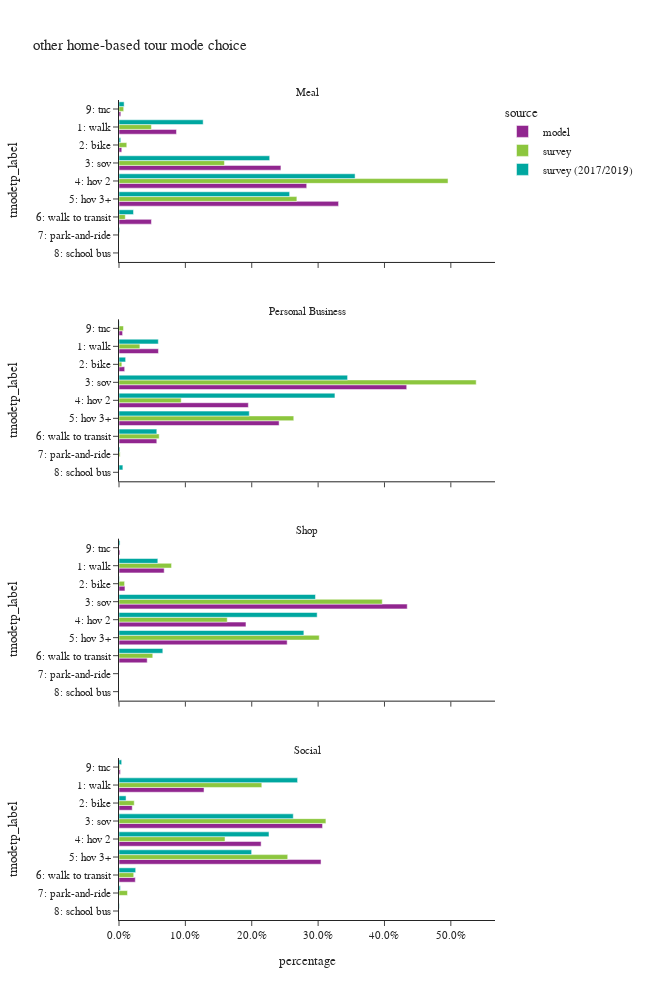

The notebook cell this image was saved under:
### Code cell
df_plot = hb_tour.groupby(['source','pdpurp_label','tmodetp_label'])['toexpfac'].sum().reset_index()
df_plot['percentage'] = df_plot.groupby(['source','pdpurp_label'], group_keys=False)['toexpfac']. \
    apply(lambda x: x / float(x.sum()))

df_plot_ct = hb_tour.groupby(['source','pdpurp_label','tmodetp_label'])['toexpfac'].count().reset_index(). \
    rename(columns={'toexpfac':'sample count'})
df_plot = df_plot.merge(df_plot_ct, on=['source','pdpurp_label','tmodetp_label'])

fig = px.bar(df_plot.sort_values(['tmodetp_label']),
             x="percentage", y="tmodetp_label", color="source",barmode="group",
             facet_col='pdpurp_label', facet_col_wrap=1, orientation='h',
             hover_data=['sample count'],
             category_orders={"tmodetp_label":["1: walk","2: bike","3: sov","4: hov 2","5: hov 3+","6: walk to transit",
                                               "7: park-and-ride","8: school bus","9: other–survey only"]},
             title="other home-based tour mode choice")
fig.update_layout(height=1000, width=650)
fig.for_each_annotation(lambda a: a.update(text = a.text.split("=")[-1]))
fig.for_each_xaxis(lambda a: a.update(tickformat = ".1%"))
fig.show()

### Figure 1 — Plotly figure (JSON) as saved in the notebook; plotly's stock layout.template omitted (floating-point values rounded to 4 significant figures)
{"data": [{"alignmentgroup": "True", "customdata": [[31705], [1528], [89326], [103546], [121111], [17893], [992]], "hovertemplate": "source=model<br>pdpurp_label=Meal<br>percentage=%{x}<br>tmodetp_label=%{y}<br>sample count=%{customdata[0]}<extra></extra>", "legendgroup": "model", "marker": {"color": "#91268F", "pattern": {"shape": ""}}, "name": "model", "offsetgroup": "model", "orientation": "h", "showlegend": true, "textposition": "auto", "type": "bar", "x": [0.0866, 0.004174, 0.244, 0.2828, 0.3308, 0.04887, 0.00271], "xaxis": "x4", "y": ["1: walk", "2: bike", "3: sov", "4: hov 2", "5: hov 3+", "6: walk to transit", "9: tnc"], "yaxis": "y4"}, {"alignmentgroup": "True", "customdata": [[20654], [2973], [150614], [67712], [83814], [19787], [1883]], "hovertemplate": "source=model<br>pdpurp_label=Personal Business<br>percentage=%{x}<br>tmodetp_label=%{y}<br>sample count=%{customdata[0]}<extra></extra>", "legendgroup": "model", "marker": {"color": "#91268F", "pattern": {"shape": ""}}, "name": "model", "offsetgroup": "model", "orientation": "h", "showlegend": false, "textposition": "auto", "type": "bar", "x": [0.05945, 0.008557, 0.4335, 0.1949, 0.2412, 0.05695, 0.00542], "xaxis": "x3", "y": ["1: walk", "2: bike", "3: sov", "4: hov 2", "5: hov 3+", "6: walk to transit", "9: tnc"], "yaxis": "y3"}, {"alignmentgroup": "True", "customdata": [[44247], [5816], [282277], [124346], [164701], [27616], [990]], "hovertemplate": "source=model<br>pdpurp_label=Shop<br>percentage=%{x}<br>tmodetp_label=%{y}<br>sample count=%{customdata[0]}<extra></extra>", "legendgroup": "model", "marker": {"color": "#91268F", "pattern": {"shape": ""}}, "name": "model", "offsetgroup": "model", "orientation": "h", "showlegend": false, "textposition": "auto", "type": "bar", "x": [0.06807, 0.008948, 0.4343, 0.1913, 0.2534, 0.04249, 0.001523], "xaxis": "x2", "y": ["1: walk", "2: bike", "3: sov", "4: hov 2", "5: hov 3+", "6: walk to transit", "9: tnc"], "yaxis": "y2"}, {"alignmentgroup": "True", "customdata": [[177520], [27648], [424986], [296752], [421843], [34059], [2884]], "hovertemplate": "source=model<br>pdpurp_label=Social<br>percentage=%{x}<br>tmodetp_label=%{y}<br>sample count=%{customdata[0]}<extra></extra>", "legendgroup": "model", "marker": {"color": "#91268F", "pattern": {"shape": ""}}, "name": "model", "offsetgroup": "model", "orientation": "h", "showlegend": false, "textposition": "auto", "type": "bar", "x": [0.1281, 0.01995, 0.3067, 0.2142, 0.3044, 0.02458, 0.002081], "xaxis": "x", "y": ["1: walk", "2: bike", "3: sov", "4: hov 2", "5: hov 3+", "6: walk to transit", "9: tnc"], "yaxis": "y"}, {"alignmentgroup": "True", "customdata": [[200], [25], [201], [204], [87], [43], [3], [3]], "hovertemplate": "source=survey<br>pdpurp_label=Meal<br>percentage=%{x}<br>tmodetp_label=%{y}<br>sample count=%{customdata[0]}<extra></extra>", "legendgroup": "survey", "marker": {"color": "#8CC63E", "pattern": {"shape": ""}}, "name": "survey", "offsetgroup": "survey", "orientation": "h", "showlegend": true, "textposition": "auto", "type": "bar", "x": [0.04882, 0.01173, 0.1589, 0.4958, 0.268, 0.009482, 0.0002709, 0.00707], "xaxis": "x4", "y": ["1: walk", "2: bike", "3: sov", "4: hov 2", "5: hov 3+", "6: walk to transit", "7: park-and-ride", "9: tnc"], "yaxis": "y4"}, {"alignmentgroup": "True", "customdata": [[74], [10], [355], [161], [52], [78], [5], [9]], "hovertemplate": "source=survey<br>pdpurp_label=Personal Business<br>percentage=%{x}<br>tmodetp_label=%{y}<br>sample count=%{customdata[0]}<extra></extra>", "legendgroup": "survey", "marker": {"color": "#8CC63E", "pattern": {"shape": ""}}, "name": "survey", "offsetgroup": "survey", "orientation": "h", "showlegend": false, "textposition": "auto", "type": "bar", "x": [0.03148, 0.004293, 0.5382, 0.09371, 0.2633, 0.06055, 0.0017, 0.006736], "xaxis": "x3", "y": ["1: walk", "2: bike", "3: sov", "4: hov 2", "5: hov 3+", "6: walk to transit", "7: park-and-ride", "9: tnc"], "yaxis": "y3"}, {"alignmentgroup": "True", "customdata": [[289], [27], [573], [302], [118], [74], [2]], "hovertemplate": "source=survey<br>pdpurp_label=Shop<br>percentage=%{x}<br>tmodetp_label=%{y}<br>sample count=%{customdata[0]}<extra></extra>", "legendgroup": "survey", "marker": {"color": "#8CC63E", "pattern": {"shape": ""}}, "name": "survey", "offsetgroup": "survey", "orientation": "h", "showlegend": false, "textposition": "auto", "type": "bar", "x": [0.07919, 0.008409, 0.3967, 0.1631, 0.3017, 0.05086, 5.015e-05], "xaxis": "x2", "y": ["1: walk", "2: bike", "3: sov", "4: hov 2", "5: hov 3+", "6: walk to transit", "8: school bus"], "yaxis": "y2"}, {"alignmentgroup": "True", "customdata": [[1048], [109], [827], [501], [344], [112], [15], [13]], "hovertemplate": "source=survey<br>pdpurp_label=Social<br>percentage=%{x}<br>tmodetp_label=%{y}<br>sample count=%{customdata[0]}<extra></extra>", "legendgroup": "survey", "marker": {"color": "#8CC63E", "pattern": {"shape": ""}}, "name": "survey", "offsetgroup": "survey", "orientation": "h", "showlegend": false, "textposition": "auto", "type": "bar", "x": [0.2152, 0.02296, 0.3118, 0.1597, 0.2542, 0.02218, 0.01278, 0.001186], "xaxis": "x", "y": ["1: walk", "2: bike", "3: sov", "4: hov 2", "5: hov 3+", "6: walk to transit", "7: park-and-ride", "9: tnc"], "yaxis": "y"}, {"alignmentgroup": "True", "customdata": [[433], [15], [290], [368], [230], [121], [7], [44]], "hovertemplate": "source=survey (2017/2019)<br>pdpurp_label=Meal<br>percentage=%{x}<br>tmodetp_label=%{y}<br>sample count=%{customdata[0]}<extra></extra>", "legendgroup": "survey (2017/2019)", "marker": {"color": "#00A7A0", "pattern": {"shape": ""}}, "name": "survey (2017/2019)", "offsetgroup": "survey (2017/2019)", "orientation": "h", "showlegend": true, "textposition": "auto", "type": "bar", "x": [0.1268, 0.002655, 0.2271, 0.3557, 0.2571, 0.02187, 0.001062, 0.007723], "xaxis": "x4", "y": ["1: walk", "2: bike", "3: sov", "4: hov 2", "5: hov 3+", "6: walk to transit", "7: park-and-ride", "9: tnc"], "yaxis": "y4"}, {"alignmentgroup": "True", "customdata": [[396], [19], [913], [606], [376], [268], [9], [22], [25]], "hovertemplate": "source=survey (2017/2019)<br>pdpurp_label=Personal Business<br>percentage=%{x}<br>tmodetp_label=%{y}<br>sample count=%{customdata[0]}<extra></extra>", "legendgroup": "survey (2017/2019)", "marker": {"color": "#00A7A0", "pattern": {"shape": ""}}, "name": "survey (2017/2019)", "offsetgroup": "survey (2017/2019)", "orientation": "h", "showlegend": false, "textposition": "auto", "type": "bar", "x": [0.05924, 0.009989, 0.3444, 0.3254, 0.1963, 0.05695, 0.00143, 0.005816, 0.0004872], "xaxis": "x3", "y": ["1: walk", "2: bike", "3: sov", "4: hov 2", "5: hov 3+", "6: walk to transit", "7: park-and-ride", "8: school bus", "9: tnc"], "yaxis": "y3"}, {"alignmentgroup": "True", "customdata": [[586], [18], [807], [613], [297], [155], [1], [5]], "hovertemplate": "source=survey (2017/2019)<br>pdpurp_label=Shop<br>percentage=%{x}<br>tmodetp_label=%{y}<br>sample count=%{customdata[0]}<extra></extra>", "legendgroup": "survey (2017/2019)", "marker": {"color": "#00A7A0", "pattern": {"shape": ""}}, "name": "survey (2017/2019)", "offsetgroup": "survey (2017/2019)", "orientation": "h", "showlegend": false, "textposition": "auto", "type": "bar", "x": [0.05851, 0.0006992, 0.296, 0.2986, 0.2785, 0.06602, 6.145e-05, 0.001581], "xaxis": "x2", "y": ["1: walk", "2: bike", "3: sov", "4: hov 2", "5: hov 3+", "6: walk to transit", "7: park-and-ride", "9: tnc"], "yaxis": "y2"}, {"alignmentgroup": "True", "customdata": [[1555], [81], [949], [784], [664], [333], [12], [4], [52]], "hovertemplate": "source=survey (2017/2019)<br>pdpurp_label=Social<br>percentage=%{x}<br>tmodetp_label=%{y}<br>sample count=%{customdata[0]}<extra></extra>", "legendgroup": "survey (2017/2019)", "marker": {"color": "#00A7A0", "pattern": {"shape": ""}}, "name": "survey (2017/2019)", "offsetgroup": "survey (2017/2019)", "orientation": "h", "showlegend": false, "textposition": "auto", "type": "bar", "x": [0.2691, 0.01064, 0.2626, 0.226, 0.1998, 0.02514, 0.00206, 0.0006147, 0.004038], "xaxis": "x", "y": ["1: walk", "2: bike", "3: sov", "4: hov 2", "5: hov 3+", "6: walk to transit", "7: park-and-ride", "8: school bus", "9: tnc"], "yaxis": "y"}], "layout": {"annotations": [{"font": {}, "showarrow": false, "text": "Social", "x": 0.5, "xanchor": "center", "xref": "paper", "y": 0.1975, "yanchor": "bottom", "yref": "paper"}, {"font": {}, "showarrow": false, "text": "Shop", "x": 0.5, "xanchor": "center", "xref": "paper", "y": 0.465, "yanchor": "bottom", "yref": "paper"}, {"font": {}, "showarrow": false, "text": "Personal Business", "x": 0.5, "xanchor": "center", "xref": "paper", "y": 0.7325, "yanchor": "bottom", "yref": "paper"}, {"font": {}, "showarrow": false, "text": "Meal", "x": 0.5, "xanchor": "center", "xref": "paper", "y": 1.0, "yanchor": "bottom", "yref": "paper"}], "barmode": "group", "height": 1000, "legend": {"title": {"text": "source"}, "tracegroupgap": 0}, "title": {"text": "other home-based tour mode choice"}, "width": 650, "xaxis": {"anchor": "y", "domain": [0.0, 1.0], "tickformat": ".1%", "title": {"text": "percentage"}}, "xaxis2": {"anchor": "y2", "domain": [0.0, 1.0], "matches": "x", "showticklabels": false, "tickformat": ".1%"}, "xaxis3": {"anchor": "y3", "domain": [0.0, 1.0], "matches": "x", "showticklabels": false, "tickformat": ".1%"}, "xaxis4": {"anchor": "y4", "domain": [0.0, 1.0], "matches": "x", "showticklabels": false, "tickformat": ".1%"}, "yaxis": {"anchor": "x", "categoryarray": ["9: other–survey only", "8: school bus", "7: park-and-ride", "6: walk to transit", "5: hov 3+", "4: hov 2", "3: sov", "2: bike", "1: walk"], "categoryorder": "array", "domain": [0.0, 0.1975], "title": {"text": "tmodetp_label"}}, "yaxis2": {"anchor": "x2", "categoryarray": ["9: other–survey only", "8: school bus", "7: park-and-ride", "6: walk to transit", "5: hov 3+", "4: hov 2", "3: sov", "2: bike", "1: walk"], "categoryorder": "array", "domain": [0.2675, 0.465], "matches": "y", "title": {"text": "tmodetp_label"}}, "yaxis3": {"anchor": "x3", "categoryarray": ["9: other–survey only", "8: school bus", "7: park-and-ride", "6: walk to transit", "5: hov 3+", "4: hov 2", "3: sov", "2: bike", "1: walk"], "categoryorder": "array", "domain": [0.535, 0.7325], "matches": "y", "title": {"text": "tmodetp_label"}}, "yaxis4": {"anchor": "x4", "categoryarray": ["9: other–survey only", "8: school bus", "7: park-and-ride", "6: walk to transit", "5: hov 3+", "4: hov 2", "3: sov", "2: bike", "1: walk"], "categoryorder": "array", "domain": [0.8025, 1.0], "matches": "y", "title": {"text": "tmodetp_label"}}}}
